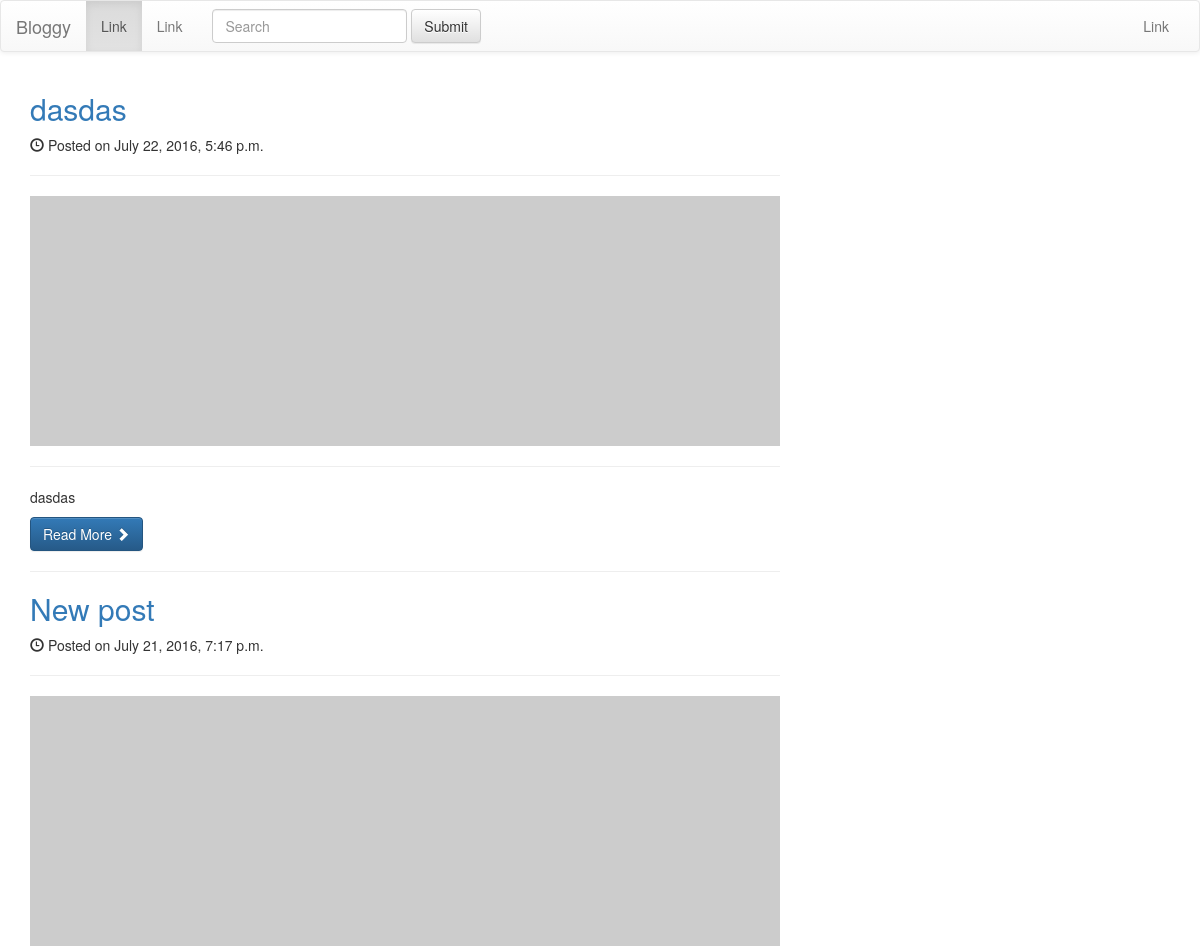
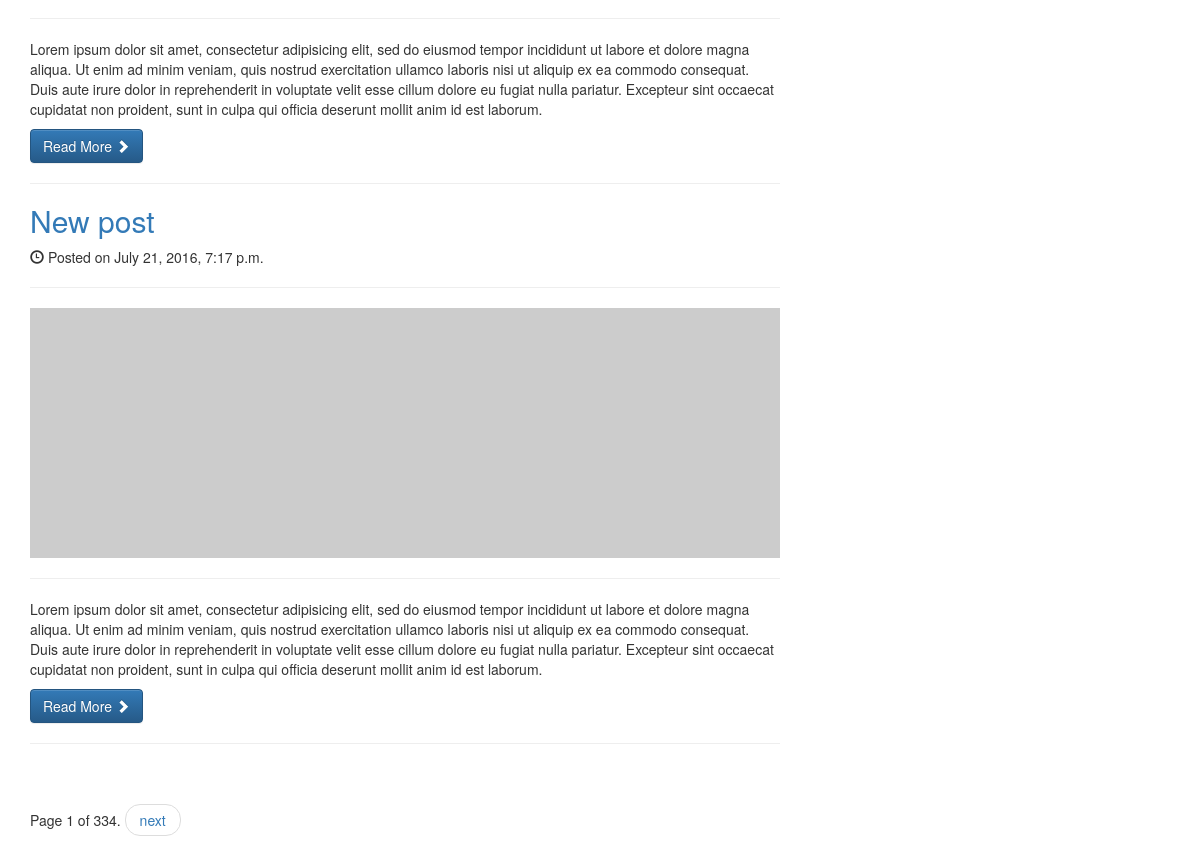
Page /post/ on the earlier database version (2 pictures, top to bottom).
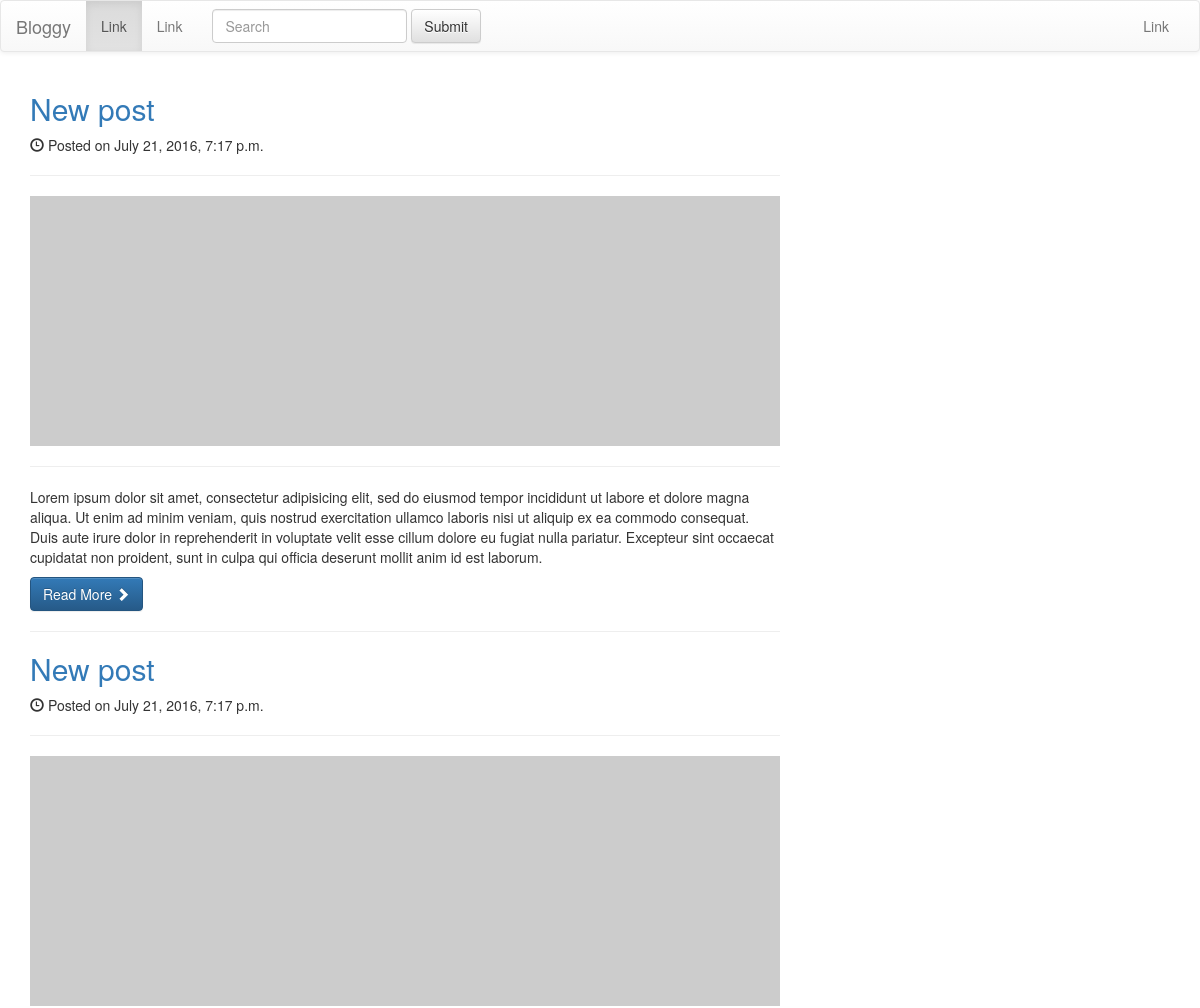
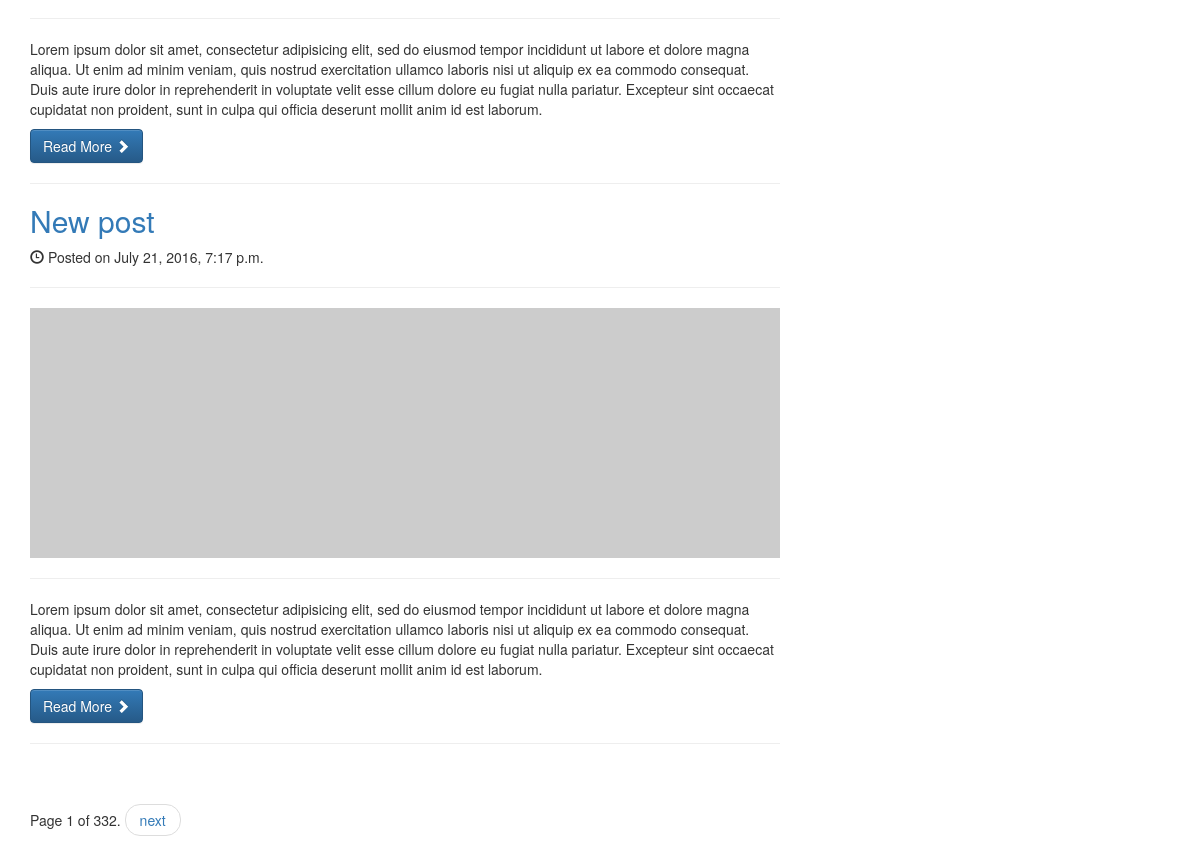
Same page on the later database version (2 pictures, top to bottom).
### post/models.py (models this page shows)
class Post(models.Model):
    title = models.CharField(max_length=225)
    content = models.TextField()
    created = models.DateTimeField(auto_now_add=True)
    def get_absolute_url(self):
        return reverse('post:info', kwargs={'id':self.id})

### post/views.py (the view)
def list_posts(request):
    all_posts = Post.objects.all().order_by('-created')
    paginator = Paginator(all_posts, 3)
    page = request.GET.get('page')
    try:
        posts = paginator.page(page)
    except PageNotAnInteger:
        posts = paginator.page(1)
    except EmptyPage:
        posts = paginator.page(paginator.num_pages)
    context = {'posts':posts}
    return render(request, 'post/index.html', context)

### templates/post/index.html (shortened to what this page needs)
{% extends "__base.html" %}
{% block content %}
    <div class="row">
        <div class="col-md-8">
            {% for post in posts %}
                <h2>
                    <a href="#">{{ post.title }}</a>
                </h2>
                <p>
                    <span class="glyphicon glyphicon-time"></span> Posted on {{ post.created }}
                </p>
                <hr>
                <img class="img-responsive" src="http://placehold.it/900x300" alt="">
                <hr>
                <p>{{ post.content }}</p>
                <a class="btn btn-primary" href="{{ post.get_absolute_url }}">Read More <span class="glyphicon glyphicon-chevron-right"></span></a>
                <hr>
            {% endfor %}
            <div class="pagination">
                <span class="step-links">
                    <nav>
                        <ul class="pager">
                    <span class="current">
                        Page {{ posts.number }} of {{ posts.paginator.num_pages }}.
                    </span>
                    {% if posts.has_next %}
                        <li><a href="?page={{ posts.next_page_number }}">next</a></li>
                    {% endif %}
                        </ul>
                    </nav>
                </span>
            </div>
        </div>
    </div>
{% endblock %}

### templates/__base.html (shortened to what this page needs)
<!DOCTYPE html>
<html lang="en">
<head>
    <link rel="stylesheet" href="https://maxcdn.bootstrapcdn.com/bootstrap/3.3.6/css/bootstrap.min.css">
    <link rel="stylesheet" href="https://maxcdn.bootstrapcdn.com/bootstrap/3.3.6/css/bootstrap-theme.min.css">
</head>
<body>
    {% include '_navigation.html' %}
    <div class="container">
        {% block content %}
        {% endblock %}
    </div>
</body>
</html>

### templates/_navigation.html (shortened to what this page needs)
<nav class="navbar navbar-default">
  <div class="container-fluid">
    <div class="navbar-header">
      <a class="navbar-brand" href="{% url 'post:index' %}">Bloggy</a>
    </div>
    <div class="collapse navbar-collapse" id="bs-example-navbar-collapse-1">
      <ul class="nav navbar-nav">
        <li class="active"><a href="#">Link <span class="sr-only">(current)</span></a></li>
        <li><a href="#">Link</a></li>
      </ul>
      <form class="navbar-form navbar-left" role="search">
        <div class="form-group">
          <input type="text" class="form-control" placeholder="Search">
        </div>
        <button type="submit" class="btn btn-default">Submit</button>
      </form>
      <ul class="nav navbar-nav navbar-right">
        <li><a href="#">Link</a></li>
      </ul>
    </div>
  </div>
</nav>

Differences in the rows shown:
removed Post: title "dasdas", created "July 22, 2016, 5:46 p.m.", content "dasdas"
now on this page (row unchanged): Post: title "New post", created "July 21, 2016, 7:17 p.m.", content "Lorem ipsum dolor sit amet, consectetur adipisicing elit, sed do eiusmod tempor incididunt ut labore et dolore magna aliqua. Ut enim ad minim veniam, quis nostrud exercitation ullamco laboris nisi ut aliquip ex ea commodo consequat. Duis aute irure dolor in reprehenderit in voluptate velit esse cillum dolore eu fugiat nulla pariatur. Excepteur sint occaecat cupidatat non proident, sunt in culpa qui officia deserunt mollit anim id est laborum."
Other differences:
{{ posts.paginator.num_pages }}: "334" → "332"
